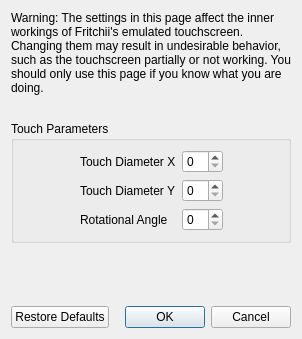
<?xml version="1.0" encoding="UTF-8"?>
<ui version="4.0">
 <class>ConfigureTouchscreenAdvanced</class>
 <widget class="QDialog" name="ConfigureTouchscreenAdvanced">
  <property name="geometry">
   <rect>
    <x>0</x>
    <y>0</y>
    <width>298</width>
    <height>339</height>
   </rect>
  </property>
  <property name="windowTitle">
   <string>Configure Touchscreen</string>
  </property>
  <layout class="QVBoxLayout" name="verticalLayout">
   <item>
    <widget class="QLabel" name="label_2">
     <property name="minimumSize">
      <size>
       <width>280</width>
       <height>0</height>
      </size>
     </property>
     <property name="text">
      <string>Warning: The settings in this page affect the inner workings of Fritchii's emulated touchscreen. Changing them may result in undesirable behavior, such as the touchscreen partially or not working. You should only use this page if you know what you are doing.</string>
     </property>
     <property name="wordWrap">
      <bool>true</bool>
     </property>
    </widget>
   </item>
   <item>
    <spacer name="verticalSpacer_2">
     <property name="orientation">
      <enum>Qt::Vertical</enum>
     </property>
     <property name="sizeType">
      <enum>QSizePolicy::Fixed</enum>
     </property>
     <property name="sizeHint" stdset="0">
      <size>
       <width>20</width>
       <height>20</height>
      </size>
     </property>
    </spacer>
   </item>
   <item>
    <widget class="QGroupBox" name="gridGroupBox">
     <property name="title">
      <string>Touch Parameters</string>
     </property>
     <layout class="QGridLayout" name="gridLayout">
      <item row="0" column="0">
       <spacer name="horizontalSpacer">
        <property name="orientation">
         <enum>Qt::Horizontal</enum>
        </property>
        <property name="sizeHint" stdset="0">
         <size>
          <width>40</width>
          <height>20</height>
         </size>
        </property>
       </spacer>
      </item>
      <item row="1" column="1">
       <widget class="QLabel" name="label_4">
        <property name="text">
         <string>Touch Diameter Y</string>
        </property>
       </widget>
      </item>
      <item row="0" column="3">
       <spacer name="horizontalSpacer_2">
        <property name="orientation">
         <enum>Qt::Horizontal</enum>
        </property>
        <property name="sizeHint" stdset="0">
         <size>
          <width>40</width>
          <height>20</height>
         </size>
        </property>
       </spacer>
      </item>
      <item row="0" column="1">
       <widget class="QLabel" name="label_3">
        <property name="text">
         <string>Touch Diameter X</string>
        </property>
       </widget>
      </item>
      <item row="2" column="1">
       <widget class="QLabel" name="label_5">
        <property name="text">
         <string>Rotational Angle</string>
        </property>
       </widget>
      </item>
      <item row="0" column="2">
       <widget class="QSpinBox" name="diameter_x_box"/>
      </item>
      <item row="1" column="2">
       <widget class="QSpinBox" name="diameter_y_box"/>
      </item>
      <item row="2" column="2">
       <widget class="QSpinBox" name="angle_box"/>
      </item>
     </layout>
    </widget>
   </item>
   <item>
    <spacer name="verticalSpacer">
     <property name="orientation">
      <enum>Qt::Vertical</enum>
     </property>
     <property name="sizeHint" stdset="0">
      <size>
       <width>20</width>
       <height>40</height>
      </size>
     </property>
    </spacer>
   </item>
   <item>
    <layout class="QHBoxLayout" name="horizontalLayout">
     <item>
      <widget class="QPushButton" name="restore_defaults_button">
       <property name="text">
        <string>Restore Defaults</string>
       </property>
      </widget>
     </item>
     <item>
      <widget class="QDialogButtonBox" name="buttonBox">
       <property name="standardButtons">
        <set>QDialogButtonBox::Cancel|QDialogButtonBox::Ok</set>
       </property>
      </widget>
     </item>
    </layout>
   </item>
  </layout>
 </widget>
 <resources/>
 <connections>
  <connection>
   <sender>buttonBox</sender>
   <signal>accepted()</signal>
   <receiver>ConfigureTouchscreenAdvanced</receiver>
   <slot>accept()</slot>
  </connection>
  <connection>
   <sender>buttonBox</sender>
   <signal>rejected()</signal>
   <receiver>ConfigureTouchscreenAdvanced</receiver>
   <slot>reject()</slot>
   </connection>
 </connections>
</ui>
